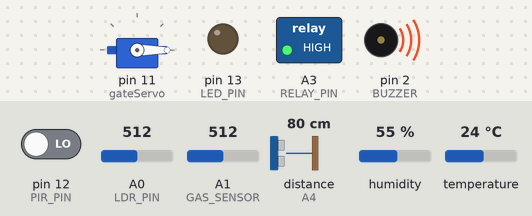
A sketch run on a simulated Arduino Uno, built with avr-gcc and run on an emulated ATmega328P. Shown: servo, switched loads named in the sketch (green lamp = pin HIGH), output pins drawn as LEDs (lit = HIGH), buzzer (waves = sounding, pin HIGH). Wiring (inferred from the names in the program): ultrasonic range finder: trigger A5; echo A4. Inputs (shaded band) come from the test bench; at power-on: distance to the obstacle (sensor on A4) 80 cm, temperature 24 °C, pin 12 (PIR_PIN) LOW, A0 (LDR_PIN) = 512, A1 (GAS_SENSOR) = 512, humidity 55 %. The echo pulse lasts 58.3 µs per cm; pins used as bus, display or sensor lines are not drawn; what the sketch prints to the serial monitor is not drawn.

Above: at 4.0 s.
4.1 s: distance to the obstacle (sensor on A4) set to 23 cm
7.7 s: distance to the obstacle (sensor on A4) set to 18 cm
At 11.0 s:
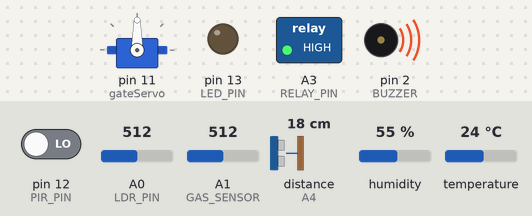
14.1 s: temperature set to 22 °C
20.1 s: temperature set to 19 °C
At 25.7 s:
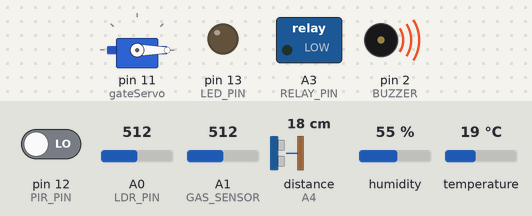
28.1 s: pin 12 (PIR_PIN) driven HIGH
At 32.2 s:
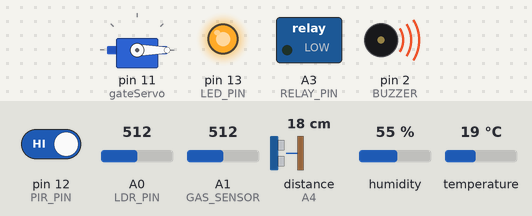
36.1 s: temperature set to 28 °C
At 38.8 s:
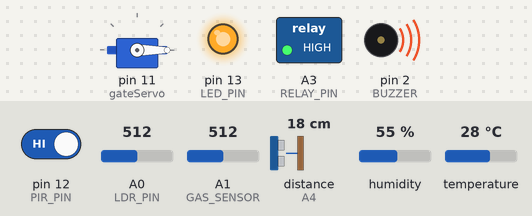
Timing chart, 0 to 45.0 s (numbered marks = the images above; inputs shaded):
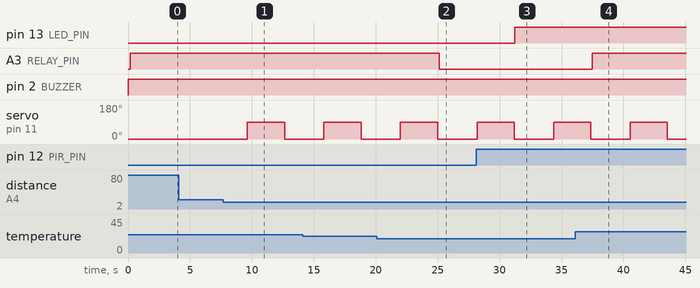

The sketch:

Code.ino
```cpp
#include <Keypad.h>
#include <Servo.h>
#include <DHT.h>

//  PIN SETUP
#define LDR_PIN A0
#define BUZZER 2

#define TRIG_PIN A5
#define ECHO_PIN A4

#define ROWS 4
#define COLS 4
char keys[ROWS][COLS] = {
  {'1','2','3','A'},
  {'4','5','6','B'},
  {'7','8','9','C'},
  {'*','0','#','D'}
};
byte rowPins[ROWS] = {3, 4, 5, 6};
byte colPins[COLS] = {7, 8, 9, 10};
Keypad keypad = Keypad(makeKeymap(keys), rowPins, colPins, ROWS, COLS);

Servo gateServo;
String password = "4444";   // Default password
String inputPassword = " ";

#define GAS_SENSOR A1

#define PIR_PIN 12
#define LED_PIN 13

#define DHTPIN A2
#define DHTTYPE DHT11
DHT dht(DHTPIN, DHTTYPE);

#define RELAY_PIN A3  // Fan control

// SETUP
void setup() {
  Serial.begin(9600);
  pinMode(BUZZER, OUTPUT);
  pinMode(LED_PIN, OUTPUT);
  pinMode(RELAY_PIN, OUTPUT);
  pinMode(PIR_PIN, INPUT);

  pinMode(TRIG_PIN, OUTPUT);
  pinMode(ECHO_PIN, INPUT);

  gateServo.attach(11);
  gateServo.write(0); // Locked position

  dht.begin();
  Serial.println("=== Smart Home Automation System Started ===");
}

// LOOP
void loop() {


  //ultrasonic
  digitalWrite(TRIG_PIN, LOW);
  delayMicroseconds(2);
  digitalWrite(TRIG_PIN, HIGH);
  delayMicroseconds(10);
  digitalWrite(TRIG_PIN, LOW);

  long duration = pulseIn(ECHO_PIN, HIGH);
  int distance = duration * 0.034 / 2;

  Serial.print("Distance: ");
  Serial.print(distance);
  Serial.println(" cm");

  // Open gate if object/person is close
  if (distance < 20) {
    Serial.println("🚪 Gate Opening (Ultrasonic Trigger)");
    gateServo.write(90);
    delay(3000);
    gateServo.write(0);
  }


  // 1. Security with LDR
  int ldrValue = analogRead(LDR_PIN);
  if (ldrValue < 600) {
    digitalWrite(BUZZER, HIGH);
    Serial.println("⚠ Intruder Detected!");
  } else {
    digitalWrite(BUZZER, LOW);
  }
  Serial.print("LDR Value: ");
  Serial.println(ldrValue);

  // 2. Password Protected Gate
  char key = keypad.getKey();
  if (key) {
    Serial.println(key);
    if (key == '#') {
      if (inputPassword == password) {
        Serial.println(" Password Correct – Gate Opened");
        gateServo.write(90);
        delay(3000);
        gateServo.write(0);
      } else {
        Serial.println(" Wrong Password – Access Denied");
      }
      inputPassword = "";
    } else {
      inputPassword += key;
      Serial.print("Key Pressed: ");
      Serial.println(key);
    }
  }

  // 3. Kitchen Gas Leakage
  int gasValue = analogRead(GAS_SENSOR);
  if (gasValue > 250) {
    digitalWrite(BUZZER, HIGH);
    Serial.println("⚠ Gas Leakage Detected!");
  }
  Serial.print("Gas Sensor Value: ");
  Serial.println(gasValue);

  //  4. Automatic Lighting with PIR
  int pirState = digitalRead(PIR_PIN);
  if (pirState == HIGH) {
    digitalWrite(LED_PIN, HIGH);
    Serial.println("💡 Light ON (Motion Detected)");
  } else {
    digitalWrite(LED_PIN, LOW);
    Serial.println("💡 Light OFF (No Motion)");
  }
  Serial.print("PIR State: ");
  Serial.println(pirState);

  //  5. Automatic Fan Control with DHT11
  float temp = dht.readTemperature();
  float hum = dht.readHumidity();
  if (!isnan(temp) && !isnan(hum)) {
    Serial.print("🌡 Temp: ");
    Serial.print(temp);
    Serial.print(" °C | Humidity: ");
    Serial.print(hum);
    Serial.println(" %");
    Serial.println(temp);

    if (temp > 20) {
      digitalWrite(RELAY_PIN, HIGH);
      Serial.println(" Fan Status: ON");
    } else {
      digitalWrite(RELAY_PIN, LOW);
      Serial.println(" Fan Status: OFF");
    }
  } else {
    Serial.println("Error reading DHT11 sensor!");
  }


  Serial.println("-----------------------------------");
  delay(3000);
}
```

Measured:
- the behaviour switches between 21 and 20 cm on distance to the obstacle (sensor on A4) (found by bisection; images 0 and 1)
- the behaviour switches between 21 and 20 °C on temperature (found by bisection; images 1 and 2)
- after the input at 4.1 s, every drawn part: stays the same
- after the input at 7.7 s, servo on pin 11 (gateServo): 0° → 90° after 1.9 s, → 0° 3.0 s later
- after the input at 20.1 s, A3 (RELAY_PIN): HIGH → LOW after 5.0 s
- after the input at 28.1 s, pin 13 (LED_PIN): LOW → HIGH after 3.1 s
- after the input at 36.1 s, A3 (RELAY_PIN): LOW → HIGH after 1.4 s
